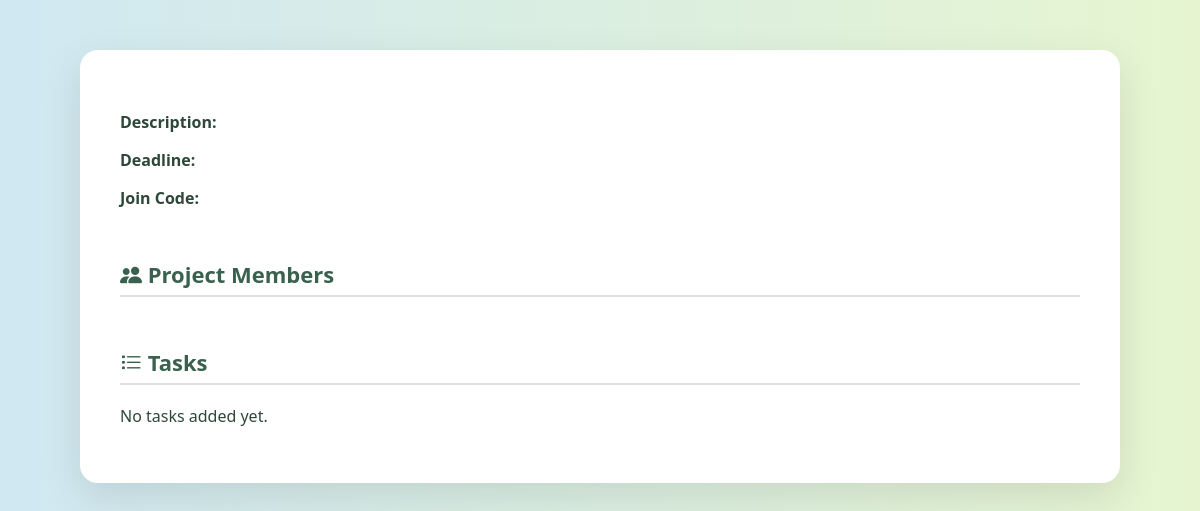
Before: /project/3 (signed in) with the older database file.
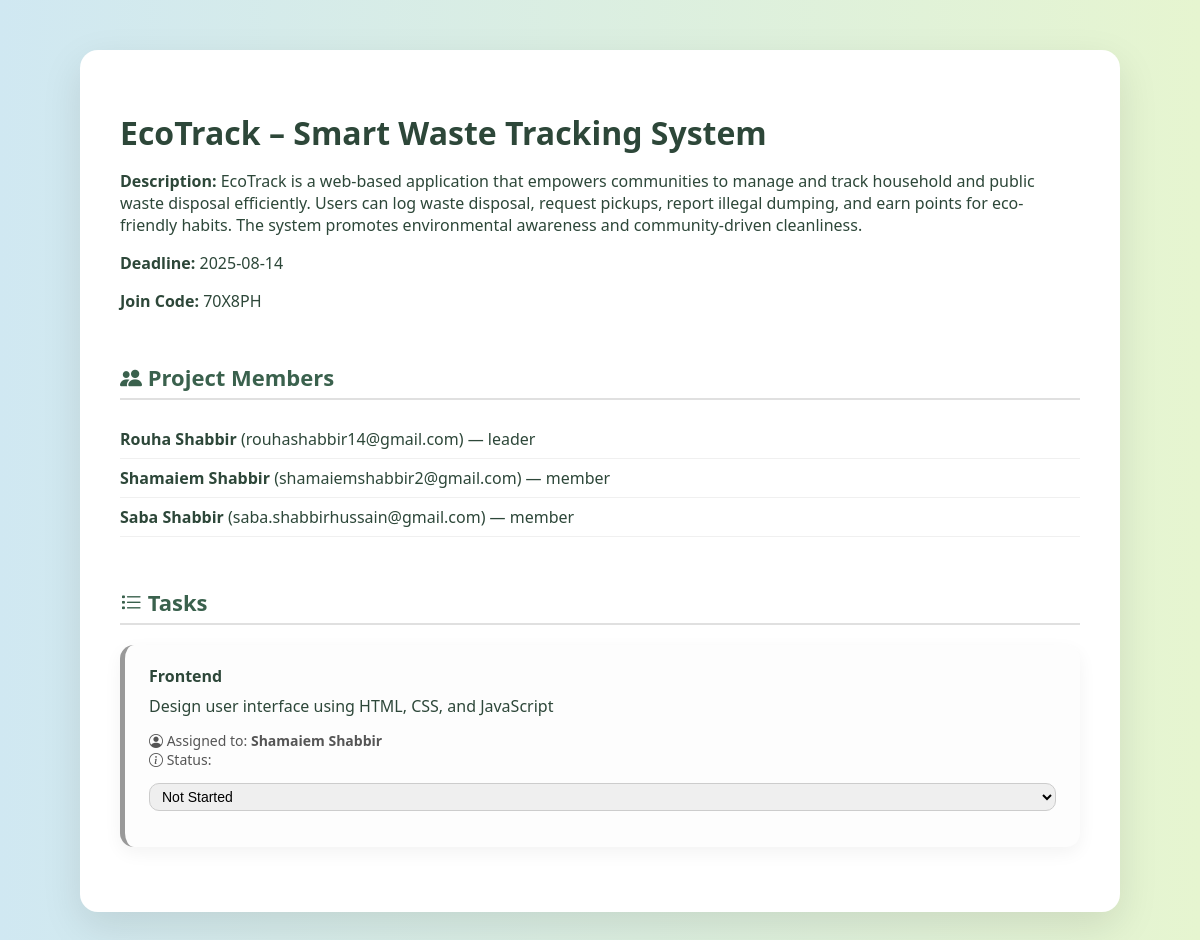
After: the same page with the newer database file.
### tables this page shows
CREATE TABLE projects (
    id INTEGER PRIMARY KEY AUTOINCREMENT,
    title TEXT NOT NULL,
    description TEXT,
    deadline DATE,
    created_by INTEGER,
    created_at TIMESTAMP DEFAULT CURRENT_TIMESTAMP, join_code TEXT,
    FOREIGN KEY (created_by) REFERENCES users(id)
);

CREATE TABLE project_members (
    id INTEGER PRIMARY KEY AUTOINCREMENT,
    project_id INTEGER,
    user_id INTEGER,
    role TEXT CHECK(role IN ('leader', 'member')) DEFAULT 'member',
    FOREIGN KEY (project_id) REFERENCES projects(id),
    FOREIGN KEY (user_id) REFERENCES users(id)
);

CREATE TABLE users (
        id INTEGER PRIMARY KEY AUTOINCREMENT,
        name TEXT NOT NULL,
        email TEXT NOT NULL UNIQUE,
        password TEXT NOT NULL,
        created_at TIMESTAMP DEFAULT CURRENT_TIMESTAMP
    );

CREATE TABLE tasks (
            id INTEGER PRIMARY KEY AUTOINCREMENT,
            title TEXT NOT NULL,
            description TEXT,
            status TEXT CHECK(status IN ('not started', 'in progress', 'completed')) DEFAULT 'not started',
            assigned_to INTEGER,
            project_id INTEGER,
            FOREIGN KEY (assigned_to) REFERENCES users(id),
            FOREIGN KEY (project_id) REFERENCES projects(id)
        );

### app.py (the view, shortened to what this page needs)
@app.route('/project/<int:project_id>', methods=['GET', 'POST'])
def project_details(project_id):
    if 'user_id' not in session:
        return redirect('/login')
    conn = get_db_connection()
    conn.row_factory = sqlite3.Row
    c = conn.cursor()
    user_id = session['user_id']
    c.execute("SELECT * FROM projects WHERE id = ?", (project_id,))
    project = c.fetchone()
    c.execute("SELECT role FROM project_members WHERE project_id = ? AND user_id = ?", (project_id, user_id))
    role = c.fetchone()
    is_leader = role and role['role'] == 'leader'
    c.execute("""
        SELECT u.id, u.name, u.email, pm.role
        FROM project_members pm
        JOIN users u ON pm.user_id = u.id
        WHERE pm.project_id = ?
    """, (project_id,))
    members = c.fetchall()
    c.execute("""
    SELECT t.id, t.title, t.description, t.status, t.assigned_to, u.name as assignee_name
    FROM tasks t
    JOIN users u ON t.assigned_to = u.id
    WHERE t.project_id = ?
""", (project_id,))
    tasks = c.fetchall()
    conn.close()
    return render_template('project_details.html',
                           project=project,
                           members=members,
                           tasks=tasks,
                           is_leader=is_leader)

### app.py (called while the page is built)
def get_db_connection():
    conn = sqlite3.connect('data.db')
    conn.row_factory = sqlite3.Row
    return conn

### templates/project_details.html (shortened to what this page needs)
<!DOCTYPE html>
<html>
<head>
  <link rel="stylesheet" href="https://cdn.jsdelivr.net/npm/bootstrap-icons@1.10.5/font/bootstrap-icons.css">
</head>
<body>
  <div class="container">
    <h1>{{ project['title'] }}</h1>
    <p><strong>Description:</strong> {{ project['description'] }}</p>
    <p><strong>Deadline:</strong> {{ project['deadline'] }}</p>
    <p><strong>Join Code:</strong> {{ project['join_code'] }}</p>
    <div class="section">
      <h3><i class="bi bi-people-fill"></i> Project Members</h3>
      <ul>
        {% for m in members %}
          <li><strong>{{ m['name'] }}</strong> ({{ m['email'] }}) — {{ m['role'] }}</li>
        {% endfor %}
      </ul>
    </div>
    <div class="section">
      <h3><i class="bi bi-list-task"></i> Tasks</h3>
      {% if tasks %}
        {% for task in tasks %}
          <div class="task-card"
               style="border-left-color:
                 {% if task['status'] == 'not started' %}#999
                 {% elif task['status'] == 'in progress' %}#ffb400
                 {% elif task['status'] == 'completed' %}#28a745
                 {% else %}#ccc{% endif %};">
            <h4 style="margin: 0 0 8px;">{{ task['title'] }}</h4>
            <p style="margin: 0 0 8px;">{{ task['description'] }}</p>
            <p style="font-size: 14px; color: #555;">
              <i class="bi bi-person-circle"></i> Assigned to: <strong>{{ task['assignee_name'] }}</strong><br>
              <i class="bi bi-info-circle"></i> Status:
              {% if task['assigned_to']|int == session['user_id']|int %}
                <form method="POST" action="/update_task_status/{{ task['id'] }}" style="display: inline;">
                  <select name="status" onchange="this.form.submit()" style="padding: 4px 8px;">
                    <option value="not started" {% if task['status'] == 'not started' %}selected{% endif %}>Not Started</option>
                  </select>
                </form>
              {% else %}
                <em>{{ task['status']|capitalize }}</em>
              {% endif %}
            </p>
          </div>
        {% endfor %}
      {% else %}
        <p>No tasks added yet.</p>
      {% endif %}
    </div>
  </div>
</body>
</html>

Changed rows visible on the page:
added projects: title "EcoTrack – Smart Waste Tracking System", description "EcoTrack is a web-based application that empowers communities to manage and track household and public waste disposal efficiently. Users can log waste disposal, request pickups, report illegal dumping, and earn points for eco-friendly habits. The system promotes environmental awareness and community-driven cleanliness.", deadline "2025-08-14", join_code "70X8PH"
added project_members: name "Rouha Shabbir", email "rouhashabbir14@gmail.com", role "leader"
added project_members: name "Shamaiem Shabbir", email "shamaiemshabbir2@gmail.com", role "member"
added project_members: name "Saba Shabbir", email "saba.shabbirhussain@gmail.com", role "member"
added tasks: title "Frontend", description "Design user interface using HTML, CSS, and JavaScript", assignee_name "Shamaiem Shabbir", status "Not Started"
Other visible differences:
text no longer shown: "No tasks added yet."
